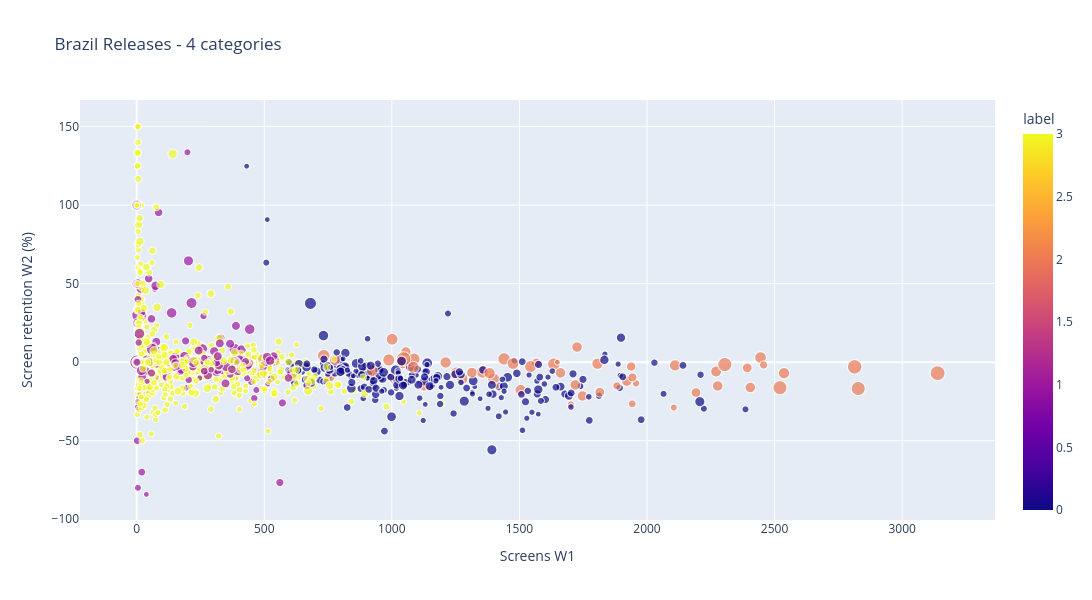

Notebook code cell kept with this figure:
### Code cell
df_plot = df_ancine

fig = px.scatter(
    df_plot,
    x="screens_w1",
    y="week_retention_w2_pct",
    size="revenue_per_screen_w1",
    color="label",
    hover_name="title",
    hover_data=[
        "distributor",
        "screens_w1",
        "revenue_per_screen_w1",
        "week_retention_w2_pct"
    ],
    size_max=15,
    height=600,
    width=1200,
    labels={
        "screens_w1": "Screens W1",
        "week_retention_w2_pct": "Screen retention W2 (%)",
        "revenue_per_screen_w1": "revenue_per_screen_w1",
        "category": "Cluster"
    },
    title="Brazil Releases - 4 categories"
)

fig.show()

### Figure 1 — Plotly figure (JSON) as saved in the notebook; plotly's stock layout.template omitted (floating-point values rounded to 4 significant figures; data arrays with more than 128 entries replaced by an {"elided": "..."} marker saying what was removed)
{"data": [{"customdata": {"elided": "1217x2 mixed values"}, "hovertemplate": "<b>%{hovertext}</b><br><br>Screens W1=%{x}<br>Screen retention W2 (%)=%{y}<br>revenue_per_screen_w1=%{customdata[1]}<br>distributor=%{customdata[0]}<br>label=%{marker.color}<extra></extra>", "hovertext": {"elided": "1217 str values"}, "legendgroup": "", "marker": {"color": {"elided": "1217 int values"}, "coloraxis": "coloraxis", "size": {"elided": "1217 float values"}, "sizemode": "area", "sizeref": 237.3, "symbol": "circle"}, "mode": "markers", "name": "", "showlegend": false, "type": "scattergl", "x": {"elided": "1217 int values"}, "xaxis": "x", "y": {"elided": "1217 float values"}, "yaxis": "y"}], "layout": {"coloraxis": {"colorbar": {"title": {"text": "label"}}, "colorscale": [[0, "#0d0887"], [0.1111, "#46039f"], [0.2222, "#7201a8"], [0.3333, "#9c179e"], [0.4444, "#bd3786"], [0.5556, "#d8576b"], [0.6667, "#ed7953"], [0.7778, "#fb9f3a"], [0.8889, "#fdca26"], [1, "#f0f921"]]}, "height": 600, "legend": {"itemsizing": "constant", "tracegroupgap": 0}, "title": {"text": "Brazil Releases - 4 categories"}, "width": 1200, "xaxis": {"anchor": "y", "domain": [0, 1], "title": {"text": "Screens W1"}}, "yaxis": {"anchor": "x", "domain": [0, 1], "title": {"text": "Screen retention W2 (%)"}}}}
